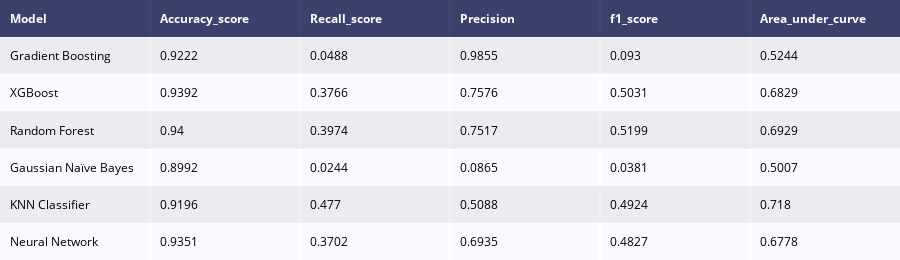

The notebook cell this image was saved under:
### Code cell
def model_report(model,training_x,testing_x,training_y,testing_y,name) :
    model.fit(training_x,training_y)
    predictions  = model.predict(testing_x)
    accuracy     = accuracy_score(testing_y,predictions)
    recallscore  = recall_score(testing_y,predictions)
    precision    = precision_score(testing_y,predictions)
    roc_auc      = roc_auc_score(testing_y,predictions)
    f1score      = f1_score(testing_y,predictions) 
    
    df = pd.DataFrame({"Model"           : [name],
                       "Accuracy_score"  : [accuracy],
                       "Recall_score"    : [recallscore],
                       "Precision"       : [precision],
                       "f1_score"        : [f1score],
                       "Area_under_curve": [roc_auc],
                      })
    return df

#outputs for every model
model1 = model_report(gb, X_train, X_test, y_train, y_test,
                      "Gradient Boosting")
model2 = model_report(xgb, X_train, X_test, y_train, y_test,
                      "XGBoost")
model3 = model_report(rf, X_train, X_test, y_train, y_test,
                      "Random Forest")
model4 = model_report(gnb, X_train, X_test, y_train, y_test,
                      "Gaussian Naïve Bayes")
model5 = model_report(knn, X_train, X_test, y_train, y_test,
                      "KNN Classifier")
model6 = model_report(mlp, X_train, X_test, y_train, y_test,
                      "Neural Network")

#concat all models
model_performances = pd.concat([model1,model2,model3,model4,model5,model6],axis = 0).reset_index()

model_performances = model_performances.drop(columns = "index",axis =1)

table  = ff.create_table(np.round(model_performances,4))

py.iplot(table)

### Figure 1 — Plotly figure (JSON) as saved in the notebook; plotly's stock layout.template omitted (floating-point values rounded to 4 significant figures)
{"data": [{"colorscale": [[0, "#00083e"], [0.5, "#ededee"], [1, "#ffffff"]], "hoverinfo": "none", "opacity": 0.75, "showscale": false, "type": "heatmap", "z": [[0, 0, 0, 0, 0, 0], [0.5, 0.5, 0.5, 0.5, 0.5, 0.5], [1, 1, 1, 1, 1, 1], [0.5, 0.5, 0.5, 0.5, 0.5, 0.5], [1, 1, 1, 1, 1, 1], [0.5, 0.5, 0.5, 0.5, 0.5, 0.5], [1, 1, 1, 1, 1, 1]]}], "layout": {"annotations": [{"align": "left", "font": {"color": "#ffffff"}, "showarrow": false, "text": "<b>Model</b>", "x": -0.45, "xanchor": "left", "xref": "x", "y": 0, "yref": "y"}, {"align": "left", "font": {"color": "#ffffff"}, "showarrow": false, "text": "<b>Accuracy_score</b>", "x": 0.55, "xanchor": "left", "xref": "x", "y": 0, "yref": "y"}, {"align": "left", "font": {"color": "#ffffff"}, "showarrow": false, "text": "<b>Recall_score</b>", "x": 1.55, "xanchor": "left", "xref": "x", "y": 0, "yref": "y"}, {"align": "left", "font": {"color": "#ffffff"}, "showarrow": false, "text": "<b>Precision</b>", "x": 2.55, "xanchor": "left", "xref": "x", "y": 0, "yref": "y"}, {"align": "left", "font": {"color": "#ffffff"}, "showarrow": false, "text": "<b>f1_score</b>", "x": 3.55, "xanchor": "left", "xref": "x", "y": 0, "yref": "y"}, {"align": "left", "font": {"color": "#ffffff"}, "showarrow": false, "text": "<b>Area_under_curve</b>", "x": 4.55, "xanchor": "left", "xref": "x", "y": 0, "yref": "y"}, {"align": "left", "font": {"color": "#000000"}, "showarrow": false, "text": "Gradient Boosting", "x": -0.45, "xanchor": "left", "xref": "x", "y": 1, "yref": "y"}, {"align": "left", "font": {"color": "#000000"}, "showarrow": false, "text": "0.9222", "x": 0.55, "xanchor": "left", "xref": "x", "y": 1, "yref": "y"}, {"align": "left", "font": {"color": "#000000"}, "showarrow": false, "text": "0.0488", "x": 1.55, "xanchor": "left", "xref": "x", "y": 1, "yref": "y"}, {"align": "left", "font": {"color": "#000000"}, "showarrow": false, "text": "0.9855", "x": 2.55, "xanchor": "left", "xref": "x", "y": 1, "yref": "y"}, {"align": "left", "font": {"color": "#000000"}, "showarrow": false, "text": "0.093", "x": 3.55, "xanchor": "left", "xref": "x", "y": 1, "yref": "y"}, {"align": "left", "font": {"color": "#000000"}, "showarrow": false, "text": "0.5244", "x": 4.55, "xanchor": "left", "xref": "x", "y": 1, "yref": "y"}, {"align": "left", "font": {"color": "#000000"}, "showarrow": false, "text": "XGBoost", "x": -0.45, "xanchor": "left", "xref": "x", "y": 2, "yref": "y"}, {"align": "left", "font": {"color": "#000000"}, "showarrow": false, "text": "0.9392", "x": 0.55, "xanchor": "left", "xref": "x", "y": 2, "yref": "y"}, {"align": "left", "font": {"color": "#000000"}, "showarrow": false, "text": "0.3766", "x": 1.55, "xanchor": "left", "xref": "x", "y": 2, "yref": "y"}, {"align": "left", "font": {"color": "#000000"}, "showarrow": false, "text": "0.7576", "x": 2.55, "xanchor": "left", "xref": "x", "y": 2, "yref": "y"}, {"align": "left", "font": {"color": "#000000"}, "showarrow": false, "text": "0.5031", "x": 3.55, "xanchor": "left", "xref": "x", "y": 2, "yref": "y"}, {"align": "left", "font": {"color": "#000000"}, "showarrow": false, "text": "0.6829", "x": 4.55, "xanchor": "left", "xref": "x", "y": 2, "yref": "y"}, {"align": "left", "font": {"color": "#000000"}, "showarrow": false, "text": "Random Forest", "x": -0.45, "xanchor": "left", "xref": "x", "y": 3, "yref": "y"}, {"align": "left", "font": {"color": "#000000"}, "showarrow": false, "text": "0.94", "x": 0.55, "xanchor": "left", "xref": "x", "y": 3, "yref": "y"}, {"align": "left", "font": {"color": "#000000"}, "showarrow": false, "text": "0.3974", "x": 1.55, "xanchor": "left", "xref": "x", "y": 3, "yref": "y"}, {"align": "left", "font": {"color": "#000000"}, "showarrow": false, "text": "0.7517", "x": 2.55, "xanchor": "left", "xref": "x", "y": 3, "yref": "y"}, {"align": "left", "font": {"color": "#000000"}, "showarrow": false, "text": "0.5199", "x": 3.55, "xanchor": "left", "xref": "x", "y": 3, "yref": "y"}, {"align": "left", "font": {"color": "#000000"}, "showarrow": false, "text": "0.6929", "x": 4.55, "xanchor": "left", "xref": "x", "y": 3, "yref": "y"}, {"align": "left", "font": {"color": "#000000"}, "showarrow": false, "text": "Gaussian Naïve Bayes", "x": -0.45, "xanchor": "left", "xref": "x", "y": 4, "yref": "y"}, {"align": "left", "font": {"color": "#000000"}, "showarrow": false, "text": "0.8992", "x": 0.55, "xanchor": "left", "xref": "x", "y": 4, "yref": "y"}, {"align": "left", "font": {"color": "#000000"}, "showarrow": false, "text": "0.0244", "x": 1.55, "xanchor": "left", "xref": "x", "y": 4, "yref": "y"}, {"align": "left", "font": {"color": "#000000"}, "showarrow": false, "text": "0.0865", "x": 2.55, "xanchor": "left", "xref": "x", "y": 4, "yref": "y"}, {"align": "left", "font": {"color": "#000000"}, "showarrow": false, "text": "0.0381", "x": 3.55, "xanchor": "left", "xref": "x", "y": 4, "yref": "y"}, {"align": "left", "font": {"color": "#000000"}, "showarrow": false, "text": "0.5007", "x": 4.55, "xanchor": "left", "xref": "x", "y": 4, "yref": "y"}, {"align": "left", "font": {"color": "#000000"}, "showarrow": false, "text": "KNN Classifier", "x": -0.45, "xanchor": "left", "xref": "x", "y": 5, "yref": "y"}, {"align": "left", "font": {"color": "#000000"}, "showarrow": false, "text": "0.9196", "x": 0.55, "xanchor": "left", "xref": "x", "y": 5, "yref": "y"}, {"align": "left", "font": {"color": "#000000"}, "showarrow": false, "text": "0.477", "x": 1.55, "xanchor": "left", "xref": "x", "y": 5, "yref": "y"}, {"align": "left", "font": {"color": "#000000"}, "showarrow": false, "text": "0.5088", "x": 2.55, "xanchor": "left", "xref": "x", "y": 5, "yref": "y"}, {"align": "left", "font": {"color": "#000000"}, "showarrow": false, "text": "0.4924", "x": 3.55, "xanchor": "left", "xref": "x", "y": 5, "yref": "y"}, {"align": "left", "font": {"color": "#000000"}, "showarrow": false, "text": "0.718", "x": 4.55, "xanchor": "left", "xref": "x", "y": 5, "yref": "y"}, {"align": "left", "font": {"color": "#000000"}, "showarrow": false, "text": "Neural Network", "x": -0.45, "xanchor": "left", "xref": "x", "y": 6, "yref": "y"}, {"align": "left", "font": {"color": "#000000"}, "showarrow": false, "text": "0.9351", "x": 0.55, "xanchor": "left", "xref": "x", "y": 6, "yref": "y"}, {"align": "left", "font": {"color": "#000000"}, "showarrow": false, "text": "0.3702", "x": 1.55, "xanchor": "left", "xref": "x", "y": 6, "yref": "y"}, {"align": "left", "font": {"color": "#000000"}, "showarrow": false, "text": "0.6935", "x": 2.55, "xanchor": "left", "xref": "x", "y": 6, "yref": "y"}, {"align": "left", "font": {"color": "#000000"}, "showarrow": false, "text": "0.4827", "x": 3.55, "xanchor": "left", "xref": "x", "y": 6, "yref": "y"}, {"align": "left", "font": {"color": "#000000"}, "showarrow": false, "text": "0.6778", "x": 4.55, "xanchor": "left", "xref": "x", "y": 6, "yref": "y"}], "height": 260, "margin": {"b": 0, "l": 0, "r": 0, "t": 0}, "xaxis": {"dtick": 1, "gridwidth": 2, "showticklabels": false, "tick0": -0.5, "ticks": "", "zeroline": false}, "yaxis": {"autorange": "reversed", "dtick": 1, "gridwidth": 2, "showticklabels": false, "tick0": 0.5, "ticks": "", "zeroline": false}}}
